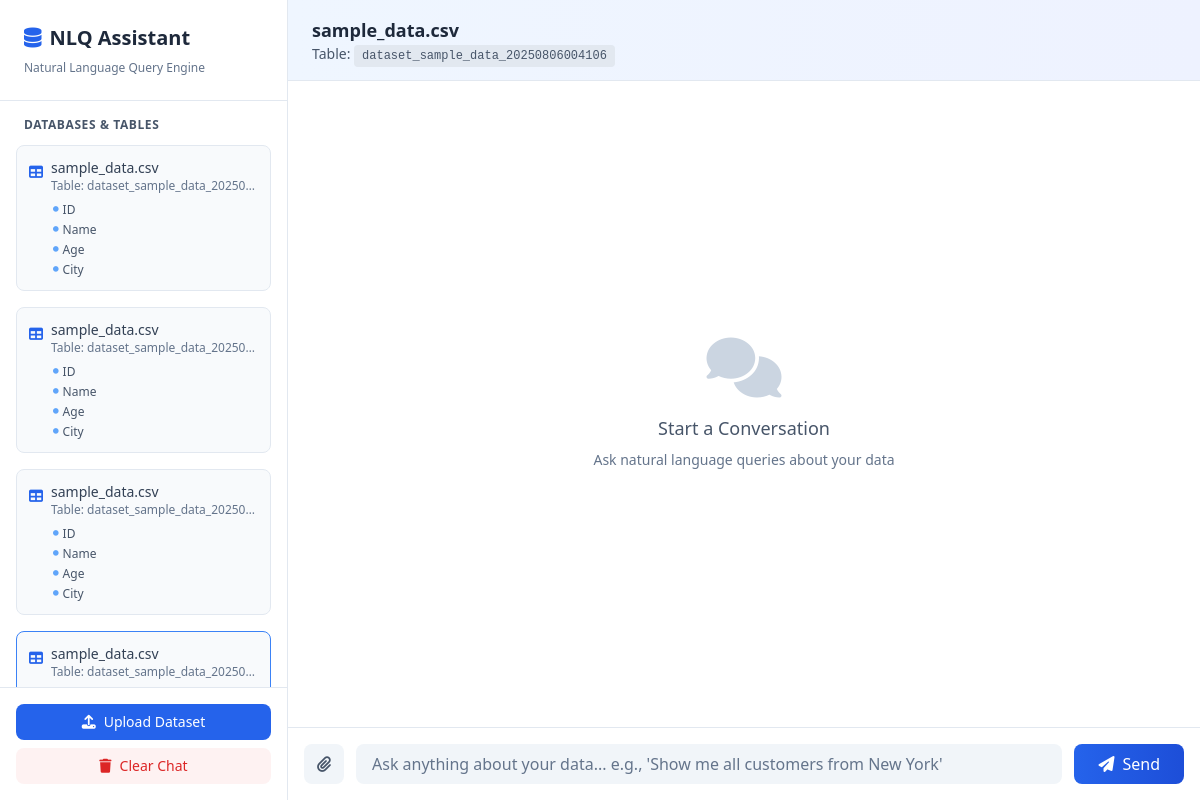
The page /query/?dataset=4 on the database its author committed.
### query_app/models.py (models this page shows)
class Dataset(models.Model):
    user = models.ForeignKey(User, on_delete=models.CASCADE, null=True, blank=True)  # Allow per-user datasets
    name = models.CharField(max_length=255)
    table_name = models.CharField(max_length=255)
    columns = models.JSONField()
    file = models.FileField(upload_to='datasets/')
    uploaded_at = models.DateTimeField(auto_now_add=True)

### query_app/views.py (the view)
# urls.py: path('query/', views.query_interface, name='query_interface'),
def query_interface(request):
    datasets = Dataset.objects.filter(
        user=request.user if request.user.is_authenticated else None
    )
    dataset_id = request.GET.get('dataset')
    selected_dataset = None
    conversations = []
    new_upload = request.GET.get('new_upload', 'false').lower() == 'true'
    if dataset_id:
        try:
            selected_dataset = Dataset.objects.get(id=dataset_id, user=request.user if request.user.is_authenticated else None)
            conversations = Conversation.objects.filter(dataset=selected_dataset).order_by('created_at')
        except Dataset.DoesNotExist:
            selected_dataset = None
    elif datasets.exists():
        selected_dataset = datasets.first()
        conversations = Conversation.objects.filter(dataset=selected_dataset).order_by('created_at')
    query_form = NaturalLanguageQueryForm()
    return render(request, 'query.html', {
        'datasets': datasets,
        'selected_dataset': selected_dataset,
        'conversations': conversations,
        'query_form': query_form,
        'new_upload': new_upload
    })

### query_app/forms.py
class NaturalLanguageQueryForm(forms.Form):
    query = forms.CharField(
        label='Your Question',
        widget=forms.TextInput(attrs={'placeholder': 'E.g.: Show me customers from New York'})
    )

### templates/query.html (shortened to what this page needs)
{% extends "base.html" %}
{% block content %}
<div class="flex h-screen overflow-hidden">
    <div class="w-72 bg-white border-r border-slate-200 shadow-lg flex flex-col">
        <div class="p-6 border-b border-slate-200">
            <div class="flex items-center gap-2 mb-1">
                <i class="fas fa-database text-blue-600 text-xl"></i>
                <h1 class="text-xl font-bold text-slate-800">NLQ Assistant</h1>
            </div>
            <p class="text-xs text-slate-500 mt-2">Natural Language Query Engine</p>
        </div>
        <div class="flex-1 overflow-y-auto scrollbar-hide">
            <div class="p-4">
                <h2 class="text-xs font-semibold text-slate-600 uppercase tracking-wider mb-3 px-2">Databases & Tables</h2>
                {% if datasets %}
                    {% for dataset in datasets %}
                        <div class="mb-4 p-3 bg-slate-50 rounded-lg border {% if selected_dataset.id == dataset.id %}border-blue-500 bg-blue-50{% else %}border-slate-200{% endif %} transition">
                            <a href="?dataset={{ dataset.id }}" class="flex items-start gap-2 cursor-pointer hover:opacity-80 transition">
                                <i class="fas fa-table text-blue-600 mt-1 text-sm"></i>
                                <div class="flex-1 min-w-0">
                                    <p class="text-sm font-medium text-slate-700 truncate">{{ dataset.name }}</p>
                                    <p class="text-xs text-slate-500 truncate">Table: {{ dataset.table_name }}</p>
                                </div>
                            </a>
                            <div class="mt-2 ml-6 space-y-1">
                                {% for col in dataset.columns|slice:":5" %}
                                    <div class="text-xs text-slate-600 flex items-center gap-1">
                                        <i class="fas fa-circle text-blue-400" style="font-size: 0.35rem;"></i>
                                        <span>{{ col.name }}</span>
                                    </div>
                                {% endfor %}
                            </div>
                        </div>
                    {% endfor %}
                {% else %}
                    <div class="text-center py-8 text-slate-500">
                        <i class="fas fa-inbox text-3xl mb-2 block text-slate-300"></i>
                        <p class="text-sm">No datasets uploaded yet</p>
                    </div>
                {% endif %}
            </div>
        </div>
        <div class="p-4 border-t border-slate-200 space-y-2">
            <button onclick="document.getElementById('upload-file-input').click()" class="w-full bg-blue-600 hover:bg-blue-700 text-white py-2 rounded-lg text-sm font-medium transition flex items-center justify-center gap-2">
                <i class="fas fa-upload"></i> Upload Dataset
            </button>
            {% if selected_dataset %}
                <form method="post" action="{% url 'clear_conversation' %}" class="w-full">
                    <button type="submit" class="w-full bg-red-50 hover:bg-red-100 text-red-600 py-2 rounded-lg text-sm font-medium transition flex items-center justify-center gap-2">
                        <i class="fas fa-trash"></i> Clear Chat
                    </button>
                </form>
            {% endif %}
        </div>
    </div>
    <div class="flex-1 flex flex-col bg-white">
        <div class="bg-gradient-to-r from-blue-50 to-indigo-50 px-6 py-4 border-b border-slate-200 flex items-center justify-between">
            <div>
                {% if selected_dataset %}
                    <h2 class="text-lg font-semibold text-slate-800">{{ selected_dataset.name }}</h2>
                    <p class="text-sm text-slate-600">Table: <code class="bg-slate-200 px-2 py-1 rounded text-xs">{{ selected_dataset.table_name }}</code></p>
                {% else %}
                    <h2 class="text-lg font-semibold text-slate-800">Select a Dataset</h2>
                    <p class="text-sm text-slate-600">Choose a table from the left sidebar to start</p>
                {% endif %}
            </div>
        </div>
        <div id="chat-box" class="flex-1 overflow-y-auto scrollbar-hide p-6 space-y-4">
            {% if conversations %}
                {% for convo in conversations %}
                    <div class="flex justify-end chat-message">
                        <div class="max-w-xl bg-gradient-to-r from-blue-600 to-blue-700 text-white rounded-3xl rounded-tr-sm px-4 py-3 shadow-md">
                            <p class="text-sm">{{ convo.user_query }}</p>
                        </div>
                    </div>
                    <div class="flex justify-start chat-message">
                        <div class="max-w-2xl bg-slate-100 text-slate-800 rounded-3xl rounded-tl-sm px-4 py-3 shadow-md">
                            <div class="text-sm prose prose-sm max-w-none">
                                {{ convo.response|safe }}
                            </div>
                        </div>
                    </div>
                {% endfor %}
            {% else %}
                <div class="flex items-center justify-center h-full">
                    <div class="text-center">
                        <i class="fas fa-comments text-6xl text-slate-300 mb-4"></i>
                        <p class="text-slate-600 text-lg font-medium mb-2">Start a Conversation</p>
                        <p class="text-slate-500 text-sm">Ask natural language queries about your data</p>
                    </div>
                </div>
            {% endif %}
        </div>
        <div class="border-t border-slate-200 p-4 bg-white">
            <form id="query-form" method="post" action="{% url 'process_query' %}" enctype="multipart/form-data" class="flex gap-3">
                <label for="file-input" class="flex items-center justify-center w-10 h-10 rounded-lg bg-slate-100 hover:bg-blue-100 cursor-pointer transition text-slate-600 hover:text-blue-600">
                    <i class="fas fa-paperclip"></i>
                </label>
                <input
                    id="query-input"
                    type="text"
                    name="query"
                    placeholder="Ask anything about your data... e.g., 'Show me all customers from New York'"
                    class="flex-1 px-4 py-2 rounded-lg bg-slate-100 text-slate-800 placeholder-slate-500 focus:outline-none focus:ring-2 focus:ring-blue-500 focus:bg-white transition"
                    required
                >
                <button
                    type="submit"
                    class="bg-gradient-to-r from-blue-600 to-blue-700 hover:from-blue-700 hover:to-blue-800 text-white px-6 py-2 rounded-lg font-medium transition flex items-center gap-2 disabled:opacity-50 disabled:cursor-not-allowed"
                >
                    <i class="fas fa-paper-plane"></i> Send
                </button>
            </form>
        </div>
    </div>
</div>
{% endblock %}

### templates/base.html (style rules this page uses)
.scrollbar-hide { -ms-overflow-style: none; scrollbar-width: none; }

### rows shown on the page
Dataset: name "sample_data.csv", table_name "dataset_sample_data_20250…", name "ID" "Name" "Age" "City"
Dataset: name "sample_data.csv", table_name "dataset_sample_data_20250…", name "ID" "Name" "Age" "City"
Dataset: name "sample_data.csv", table_name "dataset_sample_data_20250…", name "ID" "Name" "Age" "City"
Dataset: name "sample_data.csv", table_name "dataset_sample_data_20250…", table_name "dataset_sample_data_20250806004106"
